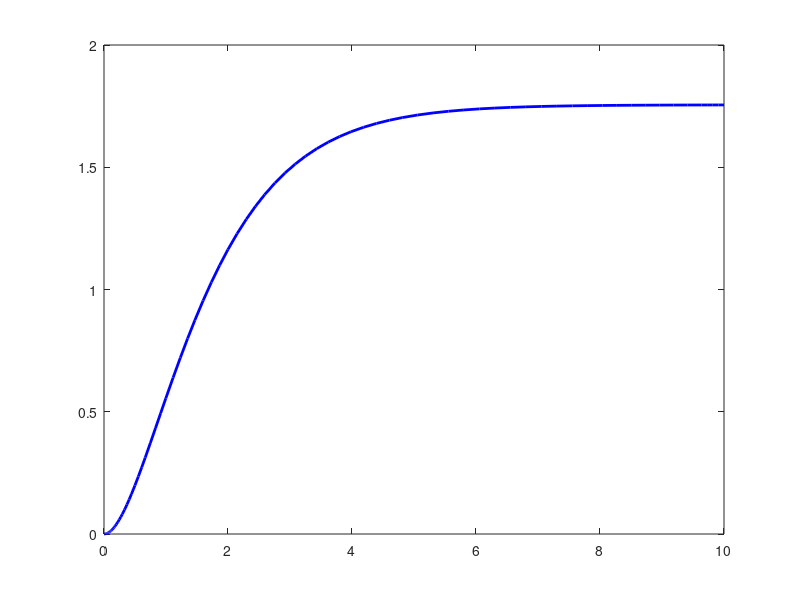

The MATLAB source for this figure: (Note: this script raises an error after producing the figure.)
% Time span for simulation
tspan = [0 10];  % seconds

% Equilibrium values
theta1_eq = 1.75;
tau1_eq = -18.53;

% Damping coefficient (adjust this value)
b1 = 1;  % Try values like 1.0 to 5.0

% Define ODE system: [x1 = theta1, x2 = dtheta1]
odefun = @(t, x) [
    x(2);  % dx1/dt = x2
    2.35*tau1_eq - 2.35*b1*x(2) - 1.33*x(1) + 45.88  % dx2/dt = ddtheta1
];

% Initial conditions: [theta1(0), dtheta1(0)]
x0 = [0; 0];  % Starting from rest, away from equilibrium

% Solve ODE
[t, x] = ode45(odefun, tspan, x0);

% Plot theta1(t)
figure;
plot(t, x(:,1), 'b', 'LineWidth', 2); hold on;
yline(theta1_eq, '--r', 'Equilibrium \theta_1', 'LabelHorizontalAlignment', 'left', 'LabelVerticalAlignment', 'middle');
xlabel('Time (s)');
ylabel('\theta_1 (rad)');
title('System Trajectory Given Eqilibrium for Link 1');
grid on;
